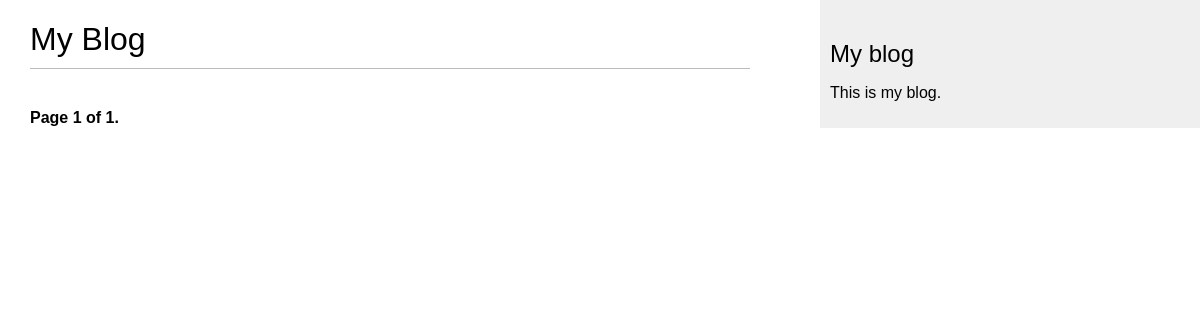
Page /blog/ on the earlier database version.
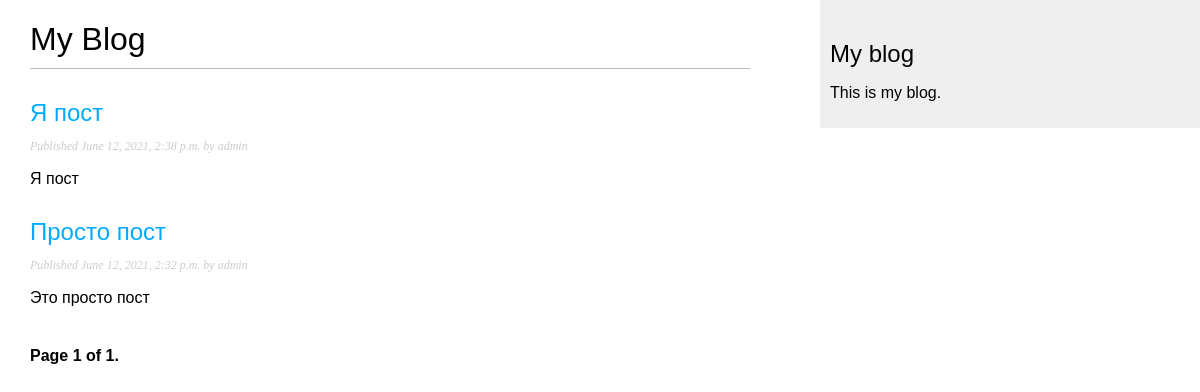
Same page on the later database version.
### blog/models.py (models this page shows, shortened)
class Post(models.Model):
    objects = models.Manager()
    published = PublishedManager()
    STATUS_CHOICES = (
        ('draft', 'Draft'),
        ('published', 'Published'),
    )
    title = models.CharField(max_length=250)
    slug = models.SlugField(max_length=250, unique_for_date='publish')
    author = models.ForeignKey(User, on_delete=models.CASCADE, related_name='blog_posts')
    body = models.TextField()
    publish = models.DateTimeField(default=timezone.now)
    created = models.DateTimeField(auto_now_add=True)
    updated = models.DateTimeField(auto_now=True)
    status = models.CharField(max_length=10, choices=STATUS_CHOICES, default='draft')
    class Meta:
        ordering = ('-publish',)
    def get_absolute_url(self):
        return reverse(
            'blog:post_detail',
            args=[self.publish.year, self.publish.month, self.publish.day, self.slug]
        )

### blog/views.py (the view)
# urls.py: path('', views.PostListView.as_view(), name='post_list'),
class PostListView(ListView):
    queryset = Post.published.all()
    context_object_name = 'posts'
    paginate_by = 3
    template_name = 'blog/post/list.html'

### blog/templates/blog/post/list.html (shortened to what this page needs)
{% extends "blog/base.html" %}
{% block content %}
    <h1>My Blog</h1>
        {% for post in posts %}
            <h2>
                <a href="{{ post.get_absolute_url }}">{{ post.title }}</a>
            </h2>
            <p class="date">Published {{ post.publish }} by {{ post.author }}</p>
            {{ post.body|truncatewords:30|linebreaks }}
        {% endfor %}
    {% include "pagination.html" with page=page_obj %}
{% endblock %}

Differences in the rows shown:
added Post: title "Я пост", publish "June 12, 2021, 2:38 p.m.", author "admin", body "Я пост"
added Post: title "Просто пост", publish "June 12, 2021, 2:32 p.m.", author "admin", body "Это просто пост"
